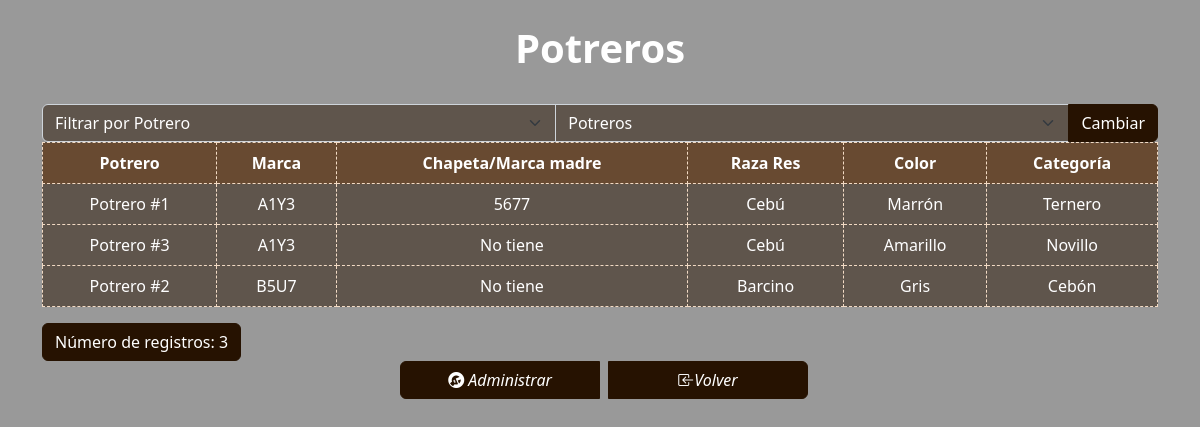
Page /lotes/lotes.php (signed in) on the earlier database version.
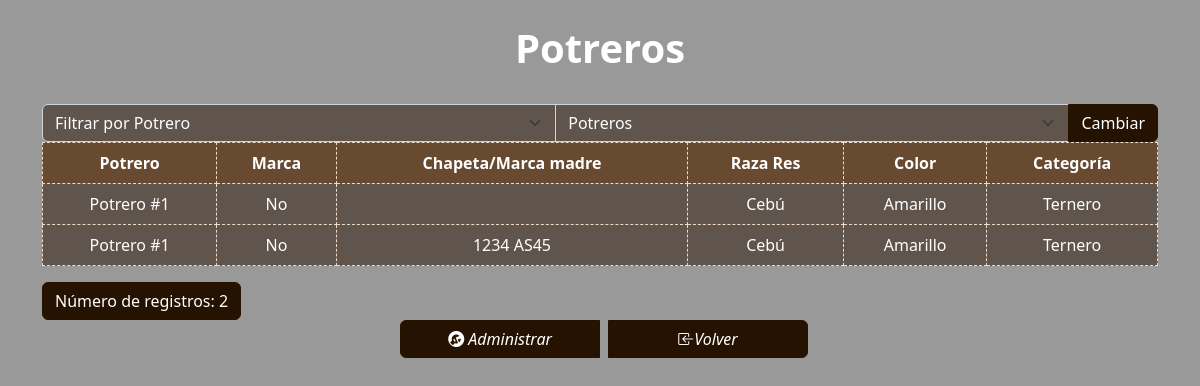
Same page on the later database version.
### tables this page shows
CREATE TABLE `ganado` (
  `idRes` int(11) NOT NULL,
  `raza` varchar(50) NOT NULL,
  `colorRes` varchar(40) NOT NULL,
  `categoriaEdad` varchar(50) NOT NULL,
  `tipoNegocio` varchar(50) NOT NULL,
  `idSocio` int(11) NOT NULL,
  `marcaChapeta` varchar(40) NOT NULL,
  `estado` varchar(50) NOT NULL,
  `precioinicial` varchar(40) NOT NULL,
  `precioFinal` varchar(40) NOT NULL,
  `idPotrero` int(11) NOT NULL,
  `pesoInicial` varchar(40) NOT NULL,
  `pesoActual` varchar(40) NOT NULL,
  `pesoFinal` varchar(40) NOT NULL,
  `vacunaAftosa` date NOT NULL,
  `vecesAplicada` varchar(10) NOT NULL,
  `tratamiento` varchar(40) NOT NULL
);

CREATE TABLE `potrero` (
  `idPotrero` int(11) NOT NULL,
  `nombrePotrero` varchar(50) NOT NULL,
  `estadoPotrero` varchar(50) NOT NULL,
  `medida` varchar(50) NOT NULL
);

CREATE TABLE `socios` (
  `idSocio` int(11) NOT NULL,
  `nombreSocio` varchar(50) NOT NULL,
  `apellidoSocio` varchar(50) NOT NULL,
  `documentoSocio` int(50) NOT NULL,
  `telefonoSocio` varchar(50) NOT NULL,
  `marca` varchar(11) NOT NULL,
  `tipoDocumento` varchar(40) NOT NULL
);

### lotes/lotes.php (the view, shortened to what this page needs)
<!DOCTYPE html>
<html>
    <head>
        <link href="../css/custom.css" rel="stylesheet">
        <link href="../libs/bootstrap-icons/bootstrap-icons.css" rel="stylesheet">
    </head>
    <body>
    <h1 class="text-center text-white fw-bolder p-4 p-3"> Potreros</h1>
        <div class="container">
        <form action="" >
            <div class="input-group">
            <select class="form-select bg-primary bg-opacity-50 text-white" name="buscar" id="buscar" onchange="filtrarPotreros()">
                <option hidden>Filtrar por Potrero</option>
            </select>
            <select class="form-select bg-primary bg-opacity-50 text-white" name="cambiar" id="cambiar" >
                <option hidden>Potreros</option>
            </select>
            <a type="button" class="btn btn-primary " onclick="cambiarPotrero()">Cambiar</a>
            </div>
            </form>
            <table id="tablas" class="table  bg-primary bg-opacity-50 text-center">
            <thead class=" text-white bg-secondary bg-opacity-50 fw-bolder ">
                <td>Potrero</td>
                <td>Marca</td>
                <td>Chapeta/Marca madre</td>
                <td>Raza Res</td>
                <td>Color</td>
                <td>Categoría</td>
            </thead>
            <tbody id="tabla" class="text-white">
            <?php
                include 'conexion.php';
                $sql="SELECT * FROM ganado INNER JOIN socios ON ganado.idSocio = socios.idSocio INNER JOIN potrero ON ganado.idPotrero = potrero.idPotrero WHERE estado = 'Criando'  ORDER BY nombreSocio ASC";
                $resultset = $con->query($sql);
                $contador = 0;
                if($resultset->num_rows>0){
                    while($fila = $resultset->fetch_assoc()){
                        echo "<tr>
                                <td>".$fila["nombrePotrero"]."</td>
                                <td>".$fila["marca"]."</td>
                                <td>".$fila["marcaChapeta"]."</td>
                                <td>".$fila["raza"]."</td>
                                <td>".$fila["colorRes"]."</td>
                                <td>".$fila["categoriaEdad"]."</td>
                            </tr>";
                           $contador ++;
                    }
                }
                ?>
            </tbody>
        </table>
        <label id="contador" class="btn btn-primary">Número de registros: <?php echo $contador; ?></label>
        <div class="text-center">
              <div class="btn-group">
                   <a  class="btn btn-primary ms-2"  style="width:200px;" href="../potreros/tablaPotreros.php" > <i class="bi bi-wrench-adjustable-circle-fill"> Administrar </i></a>
                   <a  class="btn btn-primary ms-2" style="width:200px;"  href="http://localhost/prototiposmifag/admin/gestor.php" > <i class="bi bi-box-arrow-in-left">Volver </i></a>
                </div>
            </div>
        </div>
    </body>
</html>

Differences in the rows shown:
removed ganado: idPotrero.nombrePotrero "Potrero #1", idSocio.marca "A1Y3", marcaChapeta "5677", raza "Cebú", colorRes "Marrón", categoriaEdad "Ternero"
removed ganado: idPotrero.nombrePotrero "Potrero #3", idSocio.marca "A1Y3", marcaChapeta "No tiene", raza "Cebú", colorRes "Amarillo", categoriaEdad "Novillo"
removed ganado: idPotrero.nombrePotrero "Potrero #2", idSocio.marca "B5U7", marcaChapeta "No tiene", raza "Barcino", colorRes "Gris", categoriaEdad "Cebón"
added ganado: idPotrero.nombrePotrero "Potrero #1", idSocio.marca "No", raza "Cebú", colorRes "Amarillo", categoriaEdad "Ternero"
added ganado: idPotrero.nombrePotrero "Potrero #1", idSocio.marca "No", marcaChapeta "1234 AS45", raza "Cebú", colorRes "Amarillo", categoriaEdad "Ternero"
Other differences:
$contador: "3" → "2"
